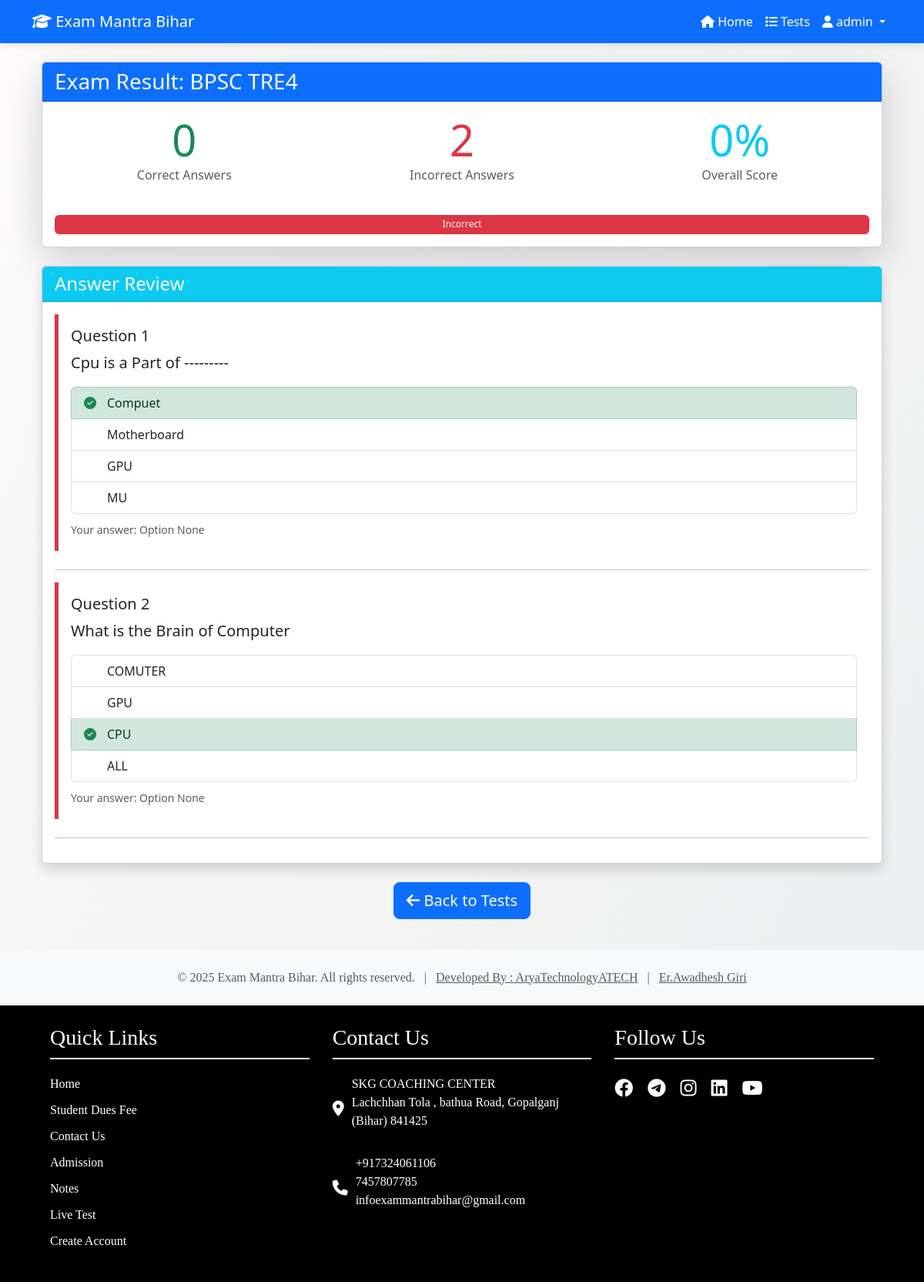
The app's page /live/result/2/ (signed in) with its own data.
### practiceset/models.py (models this page shows)
class CustomUser(AbstractUser):
    STREAM_CHOICES = [
        ('board', 'Board Exam'),
        ('tech', 'Tech Exam'),
        ('competitive', 'Competitive Exam')
    ]
    stream = models.CharField(max_length=20, choices=STREAM_CHOICES, blank=True)
    groups = models.ManyToManyField(
        'auth.Group',
        related_name='customuser_groups',
        blank=True,
    )
    user_permissions = models.ManyToManyField(
        'auth.Permission',
        related_name='customuser_permissions',
        blank=True,
    )

### examresult/models.py (models this page shows)
class ExamResult(models.Model):
    student = models.ForeignKey(settings.AUTH_USER_MODEL, on_delete=models.CASCADE)
    test = models.ForeignKey(Test, on_delete=models.CASCADE)
    score = models.PositiveIntegerField()
    completed_at = models.DateTimeField(auto_now_add=True)

class Test(models.Model):
    name = models.CharField(max_length=200)
    duration = models.PositiveIntegerField(help_text="Duration in minutes")
    active = models.BooleanField(default=True)
    created_at = models.DateTimeField(auto_now_add=True)

class Question(models.Model):
    test = models.ForeignKey(Test, on_delete=models.CASCADE)
    text = models.TextField()
    option1 = models.CharField(max_length=200)
    option2 = models.CharField(max_length=200)
    option3 = models.CharField(max_length=200)
    option4 = models.CharField(max_length=200)
    correct_option = models.PositiveIntegerField(choices=[(1, 'Option 1'), (2, 'Option 2'), (3, 'Option 3'), (4, 'Option 4')])

### examresult/views.py (the view)
# urls.py: path('result/<int:result_id>/', views.test_result, name='test_result'),
@login_required
def test_result(request, result_id):
    result = get_object_or_404(ExamResult, pk=result_id, student=request.user)
    questions = result.test.question_set.all()
    user_answers = {}
    for question in questions:
        user_answers[question.id] = request.session.get(f'q{question.id}', None)
    context = {
        'result': result,
        'questions': questions,
        'user_answers': user_answers,
        'total_questions': questions.count()
    }
    return render(request, 'exam/result.html', context)

### examresult/templatetags/custom_filters.py (called while the page is built)
@register.filter(name='get_option')
def get_option(question, option_num):
    try:
        return getattr(question, f'option{option_num}', '')
    except AttributeError:
        return ''

@register.filter
def subtract(value, arg):
    return value - arg

@register.filter
def divide(value, arg):
    return value / arg

@register.filter
def multiply(value, arg):
    return value * arg

@register.filter
def get_item(dictionary, key):
    return dictionary.get(key)

### examresult/templates/exam/result.html (shortened to what this page needs)
{% extends 'exam/base.html' %}
{% load custom_filters %}
{% block content %}
<div class="container mt-5">
    <div class="card shadow-lg mb-4">
        <div class="card-header bg-primary text-white">
            <h3 class="mb-0">Exam Result: {{ result.test.name }}</h3>
        </div>
        <div class="card-body">
            <div class="row">
                <div class="col-md-4 text-center">
                    <div class="display-4 text-success">{{ result.score }}</div>
                    <p class="text-muted">Correct Answers</p>
                </div>
                <div class="col-md-4 text-center">
                    <div class="display-4 text-danger">{{ total_questions|subtract:result.score }}</div>
                    <p class="text-muted">Incorrect Answers</p>
                </div>
                <div class="col-md-4 text-center">
                    <div class="display-4 text-info">
                        {{ result.score|divide:total_questions|multiply:100|floatformat:0 }}%
                    </div>
                    <p class="text-muted">Overall Score</p>
                </div>
            </div>
            <div class="progress mt-4" style="height: 25px;">
                <div class="progress-bar bg-danger"
                     role="progressbar"
                     style="width: {{ total_questions|subtract:result.score|divide:total_questions|multiply:100 }}%">
                    Incorrect
                </div>
            </div>
        </div>
    </div>
    <div class="card shadow">
        <div class="card-header bg-info text-white">
            <h4 class="mb-0">Answer Review</h4>
        </div>
        <div class="card-body">
            {% for question in questions %}
            <div class="mb-4 p-3 {% if user_answers|get_item:question.id == question.correct_option %}border-start border-5 border-success{% else %}border-start border-5 border-danger{% endif %}">
                <h5>Question {{ forloop.counter }}</h5>
                <p class="lead">{{ question.text }}</p>
                <div class="list-group">
                    {% for i in "1234" %}
                    <div class="list-group-item {% if forloop.counter == question.correct_option %}list-group-item-success{% elif forloop.counter == user_answers|get_item:question.id %}list-group-item-danger{% endif %}">
                        <div class="d-flex align-items-center">
                            <div style="width: 30px;">
                                {% if forloop.counter == question.correct_option %}
                                <i class="fas fa-check-circle text-success"></i>
                                {% elif forloop.counter == user_answers|get_item:question.id %}
                                <i class="fas fa-times-circle text-danger"></i>
                                {% endif %}
                            </div>
                            {{ question|get_option:i }}
                        </div>
                    </div>
                    {% endfor %}
                </div>
                {% if user_answers|get_item:question.id != question.correct_option %}
                <div class="mt-2 text-muted">
                    <small>Your answer: Option {{ user_answers|get_item:question.id }}</small>
                </div>
                {% endif %}
            </div>
            <hr>
            {% endfor %}
        </div>
    </div>
    <div class="mt-4 text-center">
        <a href="{% url 'examresult:test_list' %}" class="btn btn-primary btn-lg">
            <i class="fas fa-arrow-left"></i> Back to Tests
        </a>
    </div>
</div>
{% endblock %}

### examresult/templates/exam/base.html (shortened to what this page needs)
<!DOCTYPE html>
{%load static%}
<html lang="en">
<head>
    <link href="https://cdn.jsdelivr.net/npm/bootstrap@5.3.0/dist/css/bootstrap.min.css" rel="stylesheet">
    <link rel="stylesheet" href="https://cdnjs.cloudflare.com/ajax/libs/font-awesome/6.4.0/css/all.min.css">
</head>
<body>
    <nav class="navbar navbar-expand-lg navbar-dark bg-primary fixed-top">
        <div class="container">
            <a class="navbar-brand" href="{% url 'exammantra:mainpage' %}">
                <i class="fas fa-graduation-cap"></i> Exam Mantra Bihar
            </a>
            <div class="collapse navbar-collapse" id="navbarNav">
                <ul class="navbar-nav ms-auto">
                    <li class="nav-item">
                        <a class="nav-link" href="{% url 'exammantra:mainpage' %}">
                            <i class="fas fa-home"></i> Home
                        </a>
                    </li>
                    <li class="nav-item">
                        <a class="nav-link" href="{% url 'examresult:test_list' %}">
                            <i class="fas fa-list"></i> Tests
                        </a>
                    </li>
                    {% if user.is_authenticated %}
                    <li class="nav-item dropdown">
                        <a class="nav-link dropdown-toggle" href="#" role="button" data-bs-toggle="dropdown">
                            <i class="fas fa-user"></i> {{ user.username }}
                        </a>
                    </li>
                    {% endif %}
                </ul>
            </div>
        </div>
    </nav>
    <div class="container main-container">
        {% block content %}{% endblock %}
    </div>
    <footer class="bg-light text-muted py-4 mt-auto">
        <div class="container text-center">
            <p class="mb-0">
                &copy; 2025 Exam Mantra Bihar. All rights reserved.
                <span class="mx-2">|</span>
                <a href="#" class="text-muted">Developed By : AryaTechnologyATECH</a>
                <span class="mx-2">|</span>
                <a href="#" class="text-muted">Er.Awadhesh Giri</a>
            </p>
        </div>
    </footer>
    {% include 'login/footer.html' %}
</body>
</html>

### examresult/templates/exam/base.html (style rules this page uses)
body { background: linear-gradient(120deg, #fdfbfb 0%, #ebedee 100%); min-height: 100vh; }
.navbar { box-shadow: 0 2px 10px rgba(0,0,0,0.1); }
.nav-link { color: #ffffff !important; font-weight: 500; transition: all 0.3s ease; position: relative; }
.main-container { margin-top: 80px; margin-bottom: 40px; }

### templates/login/footer.html (style rules this page uses)
footer { background-color: #000000; color: white; padding: 10px 20px; font-family:'Times New Roman', Times, serif; }

### records on screen
CustomUser: username "admin"
ExamResult: test.name "BPSC TRE4", score "0", score "2", score|divide "0"
Question: text "Cpu is a Part of ---------", option1 "Compuet" "Motherboard" "GPU" "MU", id "None"
Question: text "What is the Brain of Computer", option1 "COMUTER" "GPU" "CPU" "ALL", id "None"
